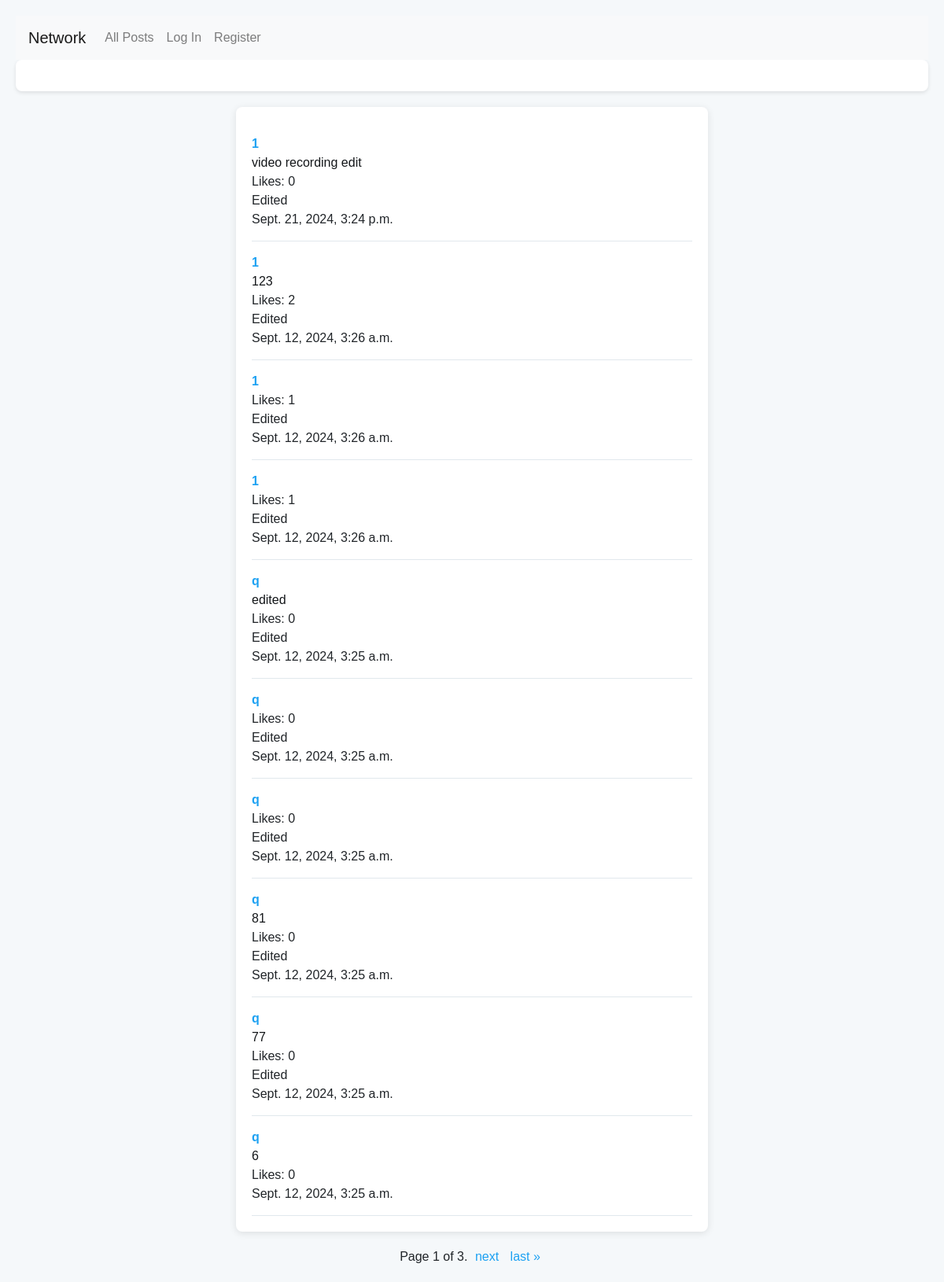
The page / on the database its author committed.
### network/models.py (models this page shows, shortened)
class Post(models.Model):
    user = models.ForeignKey("User", on_delete=models.CASCADE, related_name="poster")
    body = models.TextField(blank=True)
    timestamp = models.DateTimeField(auto_now_add=True)
    edited = models.BooleanField(default=False)
    likeUser = models.TextField(blank=True)
    likeCount = models.PositiveIntegerField(default=0)

class User(AbstractUser):
    followers = models.TextField(blank=True)
    following = models.TextField(blank=True)

### network/views.py (the view)
# urls.py: path("", views.index, name="index"),
def index(request):
    posts = Post.objects.all().order_by("-timestamp")
    p = Paginator(posts, 10)
    page_number = request.GET.get('page')
    page_obj = p.get_page(page_number)
    liked_posts = set()
    if request.user.is_authenticated:
        currentUser = get_object_or_404(User, username=request.user.username)
        for post in posts:
            if currentUser.username in post.likeUser.split(','):
                liked_posts.add(post.id)
    else:
        currentUser = None
    return render(request, "network/index.html",{
        "page_obj": page_obj,
        "currentUser": currentUser,
        "liked_posts": liked_posts,
        "posts": posts
    })

### network/templates/network/index.html (shortened to what this page needs)
{% extends "network/layout.html" %}
{% load static %}
{% block body %}
    <div class="submit">
    </div>
    <div id="posts">
    {% for post in page_obj %}
    <div class="post" data-id="{{ post.id }}">
        <a class="userProfile" href="{% url 'profileView' post.user %}">{{ post.user }}</a>
        <div class="postBody">{{ post.body }}</div>
        <div class="likeCount">
            <div id="like">Likes: {{post.likeCount}}</div>
        </div>
        {% if post.edited %}
            <div id="edit">Edited</div>
        {% endif %}
        <div>{{ post.timestamp }}</div>
    </div>
{% endfor %}
    </div>
    <div class="pagination">
        <span class="step-links">
            <span class="current">
                Page {{ page_obj.number }} of {{ page_obj.paginator.num_pages }}.
            </span>
            {% if page_obj.has_next %}
                <a href="?page={{ page_obj.next_page_number }}">next</a>
                <a href="?page={{ page_obj.paginator.num_pages }}">last &raquo;</a>
            {% endif %}
        </span>
    </div>
{% endblock %}

### network/templates/network/layout.html (shortened to what this page needs)
{% load static %}
<!DOCTYPE html>
<html lang="en">
    <head>
        <link rel="stylesheet" href="https://stackpath.bootstrapcdn.com/bootstrap/4.4.1/css/bootstrap.min.css">
        <link href="{% static 'network/styles.css' %}" rel="stylesheet">
    </head>
    <body>
        <nav class="navbar navbar-expand-lg navbar-light bg-light">
            <a class="navbar-brand" href="#">Network</a>
            <div>
              <ul class="navbar-nav mr-auto">
                <li class="nav-item">
                  <a id="allPosts" class="nav-link" href="{% url 'index' %}">All Posts</a>
                </li>
                {% if user.is_authenticated %}
                    <li class="nav-item">
                        <a class="nav-link" href="{% url 'followPage'%}">Following</a>
                    </li>
                    <li class="nav-item">
                        <a class="nav-link" href="{% url 'logout' %}">Log Out</a>
                    </li>
                {% else %}
                    <li class="nav-item">
                        <a class="nav-link" href="{% url 'login' %}">Log In</a>
                    </li>
                    <li class="nav-item">
                        <a class="nav-link" href="{% url 'register' %}">Register</a>
                    </li>
                {% endif %}
              </ul>
            </div>
          </nav>
        <div class="body">
            {% block body %}
            {% endblock %}
        </div>
    </body>
</html>

### network/static/network/styles.css (style rules this page uses)
body { font-family: Arial, sans-serif; background-color: #f5f8fa; margin: 0; padding: 20px; }
#posts { max-width: 600px; margin: auto; background: white; border-radius: 8px; box-shadow: 0 2px 10px rgba(0, 0, 0, 0.1); padding: 20px; }
.post { border-bottom: 1px solid #e1e8ed; padding: 15px 0; }
.postBody { font-size: 16px; color: #14171a; }
.userProfile { font-weight: bold; color: #1da1f2; text-decoration: none; }
.likeCount { display: flex; justify-content: space-between; align-items: center; }
.pagination { display: flex; justify-content: center; margin-top: 20px; }
.step-links a { margin: 0 5px; color: #1da1f2; text-decoration: none; }
.submit { background-color: #ffffff; border-radius: 8px; padding: 20px; box-shadow: 0 2px 5px rgba(0, 0, 0, 0.1); margin-bottom: 20px; }

### rows shown on the page
Post: user "1", body "video recording edit", likeCount "0", edited "Edited", timestamp "Sept. 21, 2024, 3:24 p.m."
Post: user "1", body "123", likeCount "2", edited "Edited", timestamp "Sept. 12, 2024, 3:26 a.m."
Post: user "1", likeCount "1", edited "Edited", timestamp "Sept. 12, 2024, 3:26 a.m."
Post: user "1", likeCount "1", edited "Edited", timestamp "Sept. 12, 2024, 3:26 a.m."
Post: user "q", body "edited", likeCount "0", edited "Edited", timestamp "Sept. 12, 2024, 3:25 a.m."
Post: user "q", likeCount "0", edited "Edited", timestamp "Sept. 12, 2024, 3:25 a.m."
Post: user "q", likeCount "0", edited "Edited", timestamp "Sept. 12, 2024, 3:25 a.m."
Post: user "q", body "81", likeCount "0", edited "Edited", timestamp "Sept. 12, 2024, 3:25 a.m."
Post: user "q", body "77", likeCount "0", edited "Edited", timestamp "Sept. 12, 2024, 3:25 a.m."
Post: user "q", body "6", likeCount "0", timestamp "Sept. 12, 2024, 3:25 a.m."

### other values the page prints
{{ page_obj.number }} "1"
{{ page_obj.paginator.num_pages }} "3"
